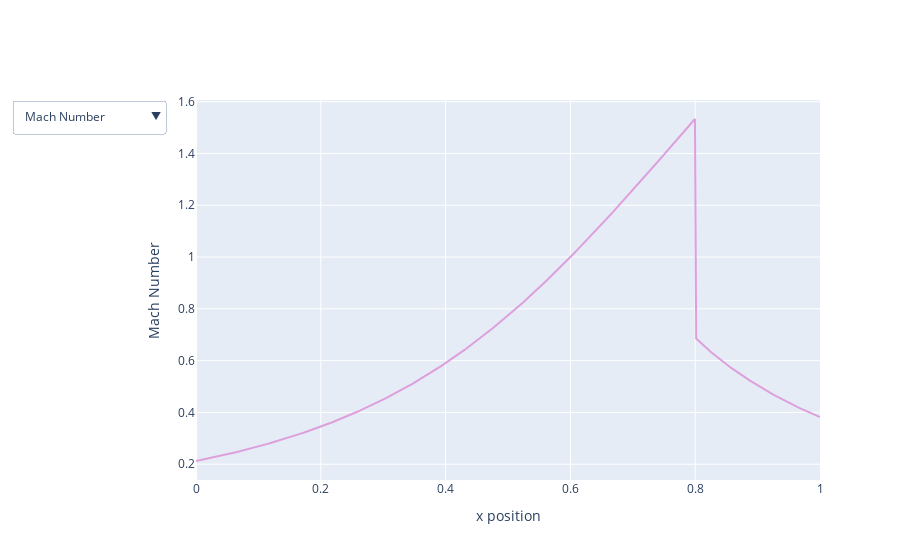

The code cell stored with this chart in its notebook:
### Code cell
# using the dataframe we can also create a plot with a dropdown menu between the fields
fig = go.Figure()

fig.add_scatter(x=x, y=M_values, line_color = 'plum')
fig.add_scatter(x=x, y=p0_values, line_color = 'mediumaquamarine', visible=False)
fig.add_scatter(x=x, y=p_values, line_color = 'cornflowerblue', visible=False)
fig.add_scatter(x=x, y=T_values, line_color = 'tomato', visible=False)
fig.add_scatter(x=x, y=v_values, line_color = 'darkmagenta', visible=False)

fig.update_layout(updatemenus = [dict(active=0, buttons = [dict(label='Mach Number', method='update', args=[{'visible':
                  [True, False, False, False, False]}, {'yaxis':{'title':'Mach Number'}}]), dict(label='Stagnation Pressure',
                  method='update', args=[{'visible': [False, True, False, False, False]}, {'yaxis':{'title':
                  'Stagnation Pressure (kPa)'}}]), dict(label='Static Pressure', method='update', args=[{'visible': [False, 
                  False, True, False, False]}, {'yaxis':{'title':'Static Pressure (kPa)'}}]), dict(label='Static Temperature'
                  , method='update', args=[{'visible': [False, False, False, True, False]}, {'yaxis':{'title':
                  'Static Temperature (K)'}}]), dict(label='Velocity', method='update', args=[{'visible':[False, False, 
                  False, False, True]}, {'yaxis':{'title':'Velocity (m/s)'}}])])])

fig.update_yaxes(title_text='Mach Number')
fig.update_xaxes(title_text="x position")
fig.show()

### Figure 1 — Plotly figure (JSON) as saved in the notebook; plotly's stock layout.template omitted (floating-point values rounded to 4 significant figures; data arrays with more than 128 entries replaced by an {"elided": "..."} marker saying what was removed)
{"data": [{"line": {"color": "plum"}, "type": "scatter", "x": {"elided": "500 float values"}, "y": {"elided": "500 float values"}}, {"line": {"color": "mediumaquamarine"}, "type": "scatter", "visible": false, "x": {"elided": "500 float values"}, "y": {"elided": "500 float values"}}, {"line": {"color": "cornflowerblue"}, "type": "scatter", "visible": false, "x": {"elided": "500 float values"}, "y": {"elided": "500 float values"}}, {"line": {"color": "tomato"}, "type": "scatter", "visible": false, "x": {"elided": "500 float values"}, "y": {"elided": "500 float values"}}, {"line": {"color": "darkmagenta"}, "type": "scatter", "visible": false, "x": {"elided": "500 float values"}, "y": {"elided": "500 float values"}}], "layout": {"updatemenus": [{"active": 0, "buttons": [{"args": [{"visible": [true, false, false, false, false]}, {"yaxis": {"title": "Mach Number"}}], "label": "Mach Number", "method": "update"}, {"args": [{"visible": [false, true, false, false, false]}, {"yaxis": {"title": "Stagnation Pressure (kPa)"}}], "label": "Stagnation Pressure", "method": "update"}, {"args": [{"visible": [false, false, true, false, false]}, {"yaxis": {"title": "Static Pressure (kPa)"}}], "label": "Static Pressure", "method": "update"}, {"args": [{"visible": [false, false, false, true, false]}, {"yaxis": {"title": "Static Temperature (K)"}}], "label": "Static Temperature", "method": "update"}, {"args": [{"visible": [false, false, false, false, true]}, {"yaxis": {"title": "Velocity (m/s)"}}], "label": "Velocity", "method": "update"}]}], "xaxis": {"title": {"text": "x position"}}, "yaxis": {"title": {"text": "Mach Number"}}}}
